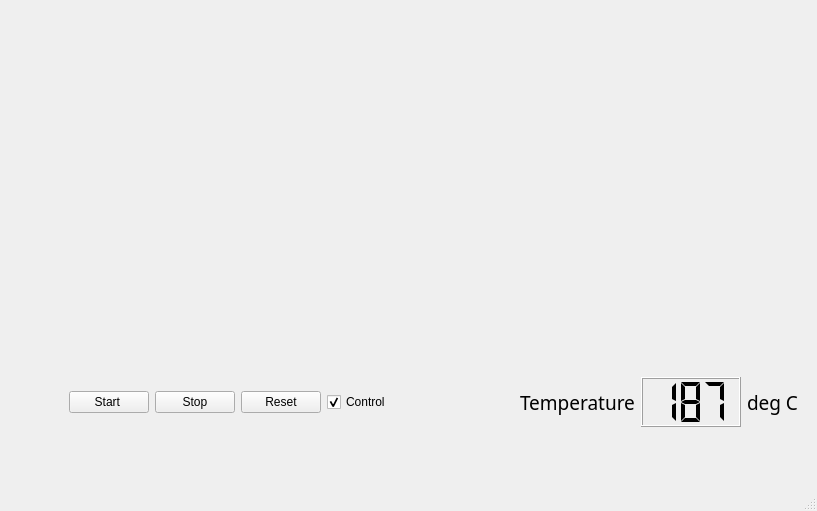
<?xml version="1.0" encoding="UTF-8"?>
<ui version="4.0">
 <class>MainWindow</class>
 <widget class="QMainWindow" name="MainWindow">
  <property name="geometry">
   <rect>
    <x>0</x>
    <y>0</y>
    <width>817</width>
    <height>511</height>
   </rect>
  </property>
  <property name="windowTitle">
   <string>Reflow Control</string>
  </property>
  <widget class="QWidget" name="centralwidget">
   <layout class="QVBoxLayout" name="verticalLayout">
    <item>
     <layout class="QGridLayout" name="gridLayout">
      <item row="1" column="1">
       <widget class="QwtPlot" name="tempPlot">
        <property name="minimumSize">
         <size>
          <width>0</width>
          <height>250</height>
         </size>
        </property>
       </widget>
      </item>
      <item row="1" column="0">
       <spacer name="horizontalSpacer">
        <property name="orientation">
         <enum>Qt::Horizontal</enum>
        </property>
        <property name="sizeType">
         <enum>QSizePolicy::Fixed</enum>
        </property>
        <property name="sizeHint" stdset="0">
         <size>
          <width>25</width>
          <height>20</height>
         </size>
        </property>
       </spacer>
      </item>
      <item row="1" column="2">
       <spacer name="horizontalSpacer_2">
        <property name="orientation">
         <enum>Qt::Horizontal</enum>
        </property>
        <property name="sizeType">
         <enum>QSizePolicy::Fixed</enum>
        </property>
        <property name="sizeHint" stdset="0">
         <size>
          <width>40</width>
          <height>20</height>
         </size>
        </property>
       </spacer>
      </item>
      <item row="0" column="1">
       <spacer name="verticalSpacer">
        <property name="orientation">
         <enum>Qt::Vertical</enum>
        </property>
        <property name="sizeType">
         <enum>QSizePolicy::Fixed</enum>
        </property>
        <property name="sizeHint" stdset="0">
         <size>
          <width>20</width>
          <height>20</height>
         </size>
        </property>
       </spacer>
      </item>
      <item row="2" column="1">
       <spacer name="verticalSpacer_2">
        <property name="orientation">
         <enum>Qt::Vertical</enum>
        </property>
        <property name="sizeType">
         <enum>QSizePolicy::Fixed</enum>
        </property>
        <property name="sizeHint" stdset="0">
         <size>
          <width>20</width>
          <height>20</height>
         </size>
        </property>
       </spacer>
      </item>
     </layout>
    </item>
    <item>
     <spacer name="verticalSpacer_3">
      <property name="orientation">
       <enum>Qt::Vertical</enum>
      </property>
      <property name="sizeType">
       <enum>QSizePolicy::Fixed</enum>
      </property>
      <property name="sizeHint" stdset="0">
       <size>
        <width>20</width>
        <height>20</height>
       </size>
      </property>
     </spacer>
    </item>
    <item>
     <layout class="QHBoxLayout" name="horizontalLayout">
      <item>
       <spacer name="horizontalSpacer_5">
        <property name="orientation">
         <enum>Qt::Horizontal</enum>
        </property>
        <property name="sizeType">
         <enum>QSizePolicy::Fixed</enum>
        </property>
        <property name="sizeHint" stdset="0">
         <size>
          <width>60</width>
          <height>20</height>
         </size>
        </property>
       </spacer>
      </item>
      <item>
       <widget class="QPushButton" name="startButton">
        <property name="text">
         <string>Start </string>
        </property>
       </widget>
      </item>
      <item>
       <widget class="QPushButton" name="stopButton">
        <property name="text">
         <string>Stop</string>
        </property>
       </widget>
      </item>
      <item>
       <widget class="QPushButton" name="resetButton">
        <property name="text">
         <string>Reset</string>
        </property>
       </widget>
      </item>
      <item>
       <widget class="QCheckBox" name="controlCheckbox">
        <property name="text">
         <string>Control</string>
        </property>
        <property name="checked">
         <bool>true</bool>
        </property>
       </widget>
      </item>
      <item>
       <spacer name="horizontalSpacer_3">
        <property name="orientation">
         <enum>Qt::Horizontal</enum>
        </property>
        <property name="sizeHint" stdset="0">
         <size>
          <width>40</width>
          <height>20</height>
         </size>
        </property>
       </spacer>
      </item>
      <item>
       <widget class="QLabel" name="label_2">
        <property name="font">
         <font>
          <family>Sans Serif</family>
          <pointsize>14</pointsize>
         </font>
        </property>
        <property name="text">
         <string>Temperature</string>
        </property>
       </widget>
      </item>
      <item>
       <widget class="QLCDNumber" name="lcdTemp">
        <property name="sizePolicy">
         <sizepolicy hsizetype="Fixed" vsizetype="Fixed">
          <horstretch>0</horstretch>
          <verstretch>0</verstretch>
         </sizepolicy>
        </property>
        <property name="minimumSize">
         <size>
          <width>100</width>
          <height>50</height>
         </size>
        </property>
        <property name="numDigits">
         <number>3</number>
        </property>
        <property name="segmentStyle">
         <enum>QLCDNumber::Flat</enum>
        </property>
        <property name="value" stdset="0">
         <double>187.000000000000000</double>
        </property>
       </widget>
      </item>
      <item>
       <widget class="QLabel" name="label">
        <property name="font">
         <font>
          <family>Sans Serif</family>
          <pointsize>14</pointsize>
         </font>
        </property>
        <property name="text">
         <string>deg C</string>
        </property>
       </widget>
      </item>
      <item>
       <spacer name="horizontalSpacer_6">
        <property name="orientation">
         <enum>Qt::Horizontal</enum>
        </property>
        <property name="sizeType">
         <enum>QSizePolicy::Fixed</enum>
        </property>
        <property name="sizeHint" stdset="0">
         <size>
          <width>10</width>
          <height>20</height>
         </size>
        </property>
       </spacer>
      </item>
     </layout>
    </item>
   </layout>
  </widget>
  <widget class="QMenuBar" name="menubar">
   <property name="geometry">
    <rect>
     <x>0</x>
     <y>0</y>
     <width>817</width>
     <height>23</height>
    </rect>
   </property>
  </widget>
  <widget class="QStatusBar" name="statusbar"/>
 </widget>
 <customwidgets>
  <customwidget>
   <class>QwtPlot</class>
   <extends>QFrame</extends>
   <header>qwt_plot.h</header>
  </customwidget>
 </customwidgets>
 <resources/>
 <connections/>
</ui>
